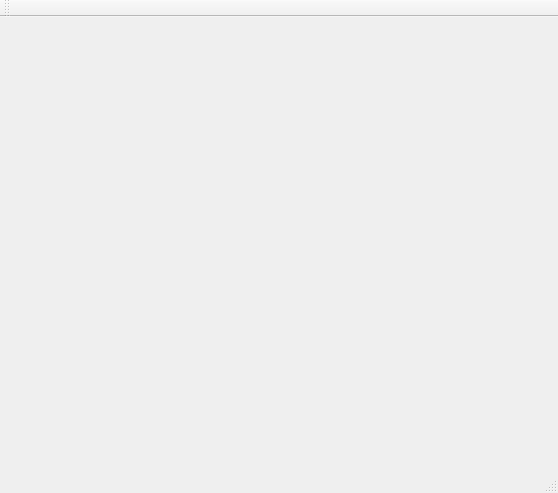
<?xml version="1.0" encoding="UTF-8"?>
<ui version="4.0">
 <class>MainWindow</class>
 <widget class="QMainWindow" name="MainWindow">
  <property name="geometry">
   <rect>
    <x>0</x>
    <y>0</y>
    <width>558</width>
    <height>493</height>
   </rect>
  </property>
  <property name="windowTitle">
   <string>MainWindow</string>
  </property>
  <widget class="QWidget" name="centralWidget"/>
  <widget class="QMenuBar" name="menuBar">
   <property name="geometry">
    <rect>
     <x>0</x>
     <y>0</y>
     <width>558</width>
     <height>31</height>
    </rect>
   </property>
  </widget>
  <widget class="QToolBar" name="mainToolBar">
   <attribute name="toolBarArea">
    <enum>TopToolBarArea</enum>
   </attribute>
   <attribute name="toolBarBreak">
    <bool>false</bool>
   </attribute>
  </widget>
  <widget class="QStatusBar" name="statusBar"/>
 </widget>
 <layoutdefault spacing="6" margin="11"/>
 <resources/>
 <connections/>
</ui>
